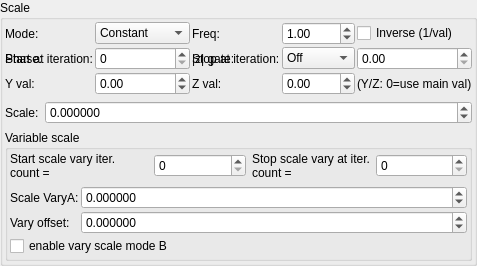
    <widget class="QGroupBox" name="groupBox_3">
     <property name="title">
      <string>Scale</string>
     </property>
     <layout class="QVBoxLayout" name="verticalLayout_5">
      <property name="leftMargin">
       <number>2</number>
      </property>
      <property name="topMargin">
       <number>2</number>
      </property>
      <property name="rightMargin">
       <number>2</number>
      </property>
      <property name="bottomMargin">
       <number>2</number>
      </property>
      <item>
       <layout class="QGridLayout" name="gridLayout_81">
        <property name="spacing">
         <number>2</number>
        </property>
        <item row="2" column="3">
         <widget class="MySpinBox" name="spinboxInt_transf_multiplier_stop_iter_2">
          <property name="sizePolicy">
           <sizepolicy hsizetype="Preferred" vsizetype="Maximum">
            <horstretch>0</horstretch>
            <verstretch>0</verstretch>
           </sizepolicy>
          </property>
          <property name="maximum">
           <number>999</number>
          </property>
         </widget>
        </item>
      <item row="1" column="0">
       <widget class="QLabel"><property name="text"><string>Mode:</string></property></widget>
      </item>
      <item row="1" column="1">
       <widget class="MyComboBox" name="comboBox_transf_multiplier_value_mode_2">
        <item><property name="text"><string notr="true">Constant</string></property></item>
        <item><property name="text"><string notr="true">Sine</string></property></item>
        <item><property name="text"><string notr="true">Ramp</string></property></item>
        <item><property name="text"><string notr="true">Exponential</string></property></item>
        <item><property name="text"><string notr="true">Triangle</string></property></item>
        <item><property name="text"><string notr="true">Square</string></property></item>
        <item><property name="text"><string notr="true">Smoothstep</string></property></item>
        <item><property name="text"><string notr="true">Noise</string></property></item>
        <item><property name="text"><string notr="true">Ping-pong</string></property></item>
        <item><property name="text"><string notr="true">Stepped</string></property></item>
       </widget>
      </item>
      <item row="1" column="2">
       <widget class="QLabel"><property name="text"><string>Freq:</string></property></widget>
      </item>
      <item row="1" column="3">
       <widget class="MyDoubleSpinBox" name="spinbox_transf_multiplier_frequency_2">
        <property name="minimum"><double>0.01</double></property><property name="maximum"><double>100.0</double></property>
        <property name="singleStep"><double>0.1</double></property><property name="value"><double>1.0</double></property>
       </widget>
      </item>
      <item row="1" column="4" colspan="2">
       <widget class="MyCheckBox" name="checkBox_transf_multiplier_inverse_2">
        <property name="text"><string>Inverse (1/val)</string></property>
       </widget>
      </item>
      <item row="2" column="0">
       <widget class="QLabel"><property name="text"><string>Phase:</string></property></widget>
      </item>
      <item row="2" column="1">
       <widget class="MyDoubleSpinBox" name="spinbox_transf_multiplier_phase_2">
        <property name="minimum"><double>-10.0</double></property><property name="maximum"><double>10.0</double></property>
        <property name="singleStep"><double>0.1</double></property><property name="value"><double>0.0</double></property>
       </widget>
      </item>
      <item row="2" column="2">
       <widget class="QLabel"><property name="text"><string>|z| gate:</string></property></widget>
      </item>
      <item row="2" column="3">
       <widget class="MyComboBox" name="comboBox_transf_multiplier_threshold_mode_2">
        <item><property name="text"><string notr="true">Off</string></property></item>
        <item><property name="text"><string notr="true">&gt; thresh</string></property></item>
        <item><property name="text"><string notr="true">&lt; thresh</string></property></item>
       </widget>
      </item>
      <item row="2" column="4" colspan="2">
       <widget class="MyDoubleSpinBox" name="spinbox_transf_multiplier_threshold_2">
        <property name="minimum"><double>0.0</double></property><property name="maximum"><double>1000.0</double></property>
        <property name="singleStep"><double>0.1</double></property><property name="value"><double>0.0</double></property>
       </widget>
      </item>
      <item row="3" column="0">
       <widget class="QLabel"><property name="text"><string>Y val:</string></property></widget>
      </item>
      <item row="3" column="1">
       <widget class="MyDoubleSpinBox" name="spinbox_transf_multiplier_scale_y_2">
        <property name="minimum"><double>-100.0</double></property><property name="maximum"><double>100.0</double></property>
        <property name="singleStep"><double>0.01</double></property><property name="value"><double>0.0</double></property>
       </widget>
      </item>
      <item row="3" column="2">
       <widget class="QLabel"><property name="text"><string>Z val:</string></property></widget>
      </item>
      <item row="3" column="3">
       <widget class="MyDoubleSpinBox" name="spinbox_transf_multiplier_scale_z_2">
        <property name="minimum"><double>-100.0</double></property><property name="maximum"><double>100.0</double></property>
        <property name="singleStep"><double>0.01</double></property><property name="value"><double>0.0</double></property>
       </widget>
      </item>
      <item row="3" column="4" colspan="2">
       <widget class="QLabel"><property name="text"><string notr="true">(Y/Z: 0=use main val)</string></property></widget>
      </item>
        <item row="2" column="2">
         <widget class="QLabel" name="label_53">
          <property name="text">
           <string>Stop at iteration:</string>
          </property>
         </widget>
        </item>
        <item row="2" column="1">
         <widget class="MySpinBox" name="spinboxInt_transf_multiplier_start_iter_2">
          <property name="sizePolicy">
           <sizepolicy hsizetype="Minimum" vsizetype="Maximum">
            <horstretch>0</horstretch>
            <verstretch>0</verstretch>
           </sizepolicy>
          </property>
          <property name="minimum">
           <number>0</number>
          </property>
          <property name="maximum">
           <number>999</number>
          </property>
          <property name="value">
           <number>0</number>
          </property>
         </widget>
        </item>
        <item row="2" column="0">
         <widget class="QLabel" name="label_73">
          <property name="text">
           <string>Start at iteration:</string>
          </property>
         </widget>
        </item>
       </layout>
      </item>
      <item>
       <layout class="QGridLayout" name="gridLayout_4" columnstretch="0,1">
        <item row="0" column="1">
         <widget class="MyDoubleSpinBox" name="spinbox_transf_scale">
          <property name="sizePolicy">
           <sizepolicy hsizetype="Minimum" vsizetype="Maximum">
            <horstretch>0</horstretch>
            <verstretch>0</verstretch>
           </sizepolicy>
          </property>
          <property name="prefix">
           <string/>
          </property>
          <property name="suffix">
           <string/>
          </property>
          <property name="decimals">
           <number>6</number>
          </property>
          <property name="minimum">
           <double>-99.998999999999995</double>
          </property>
          <property name="maximum">
           <double>99.998999999999995</double>
          </property>
          <property name="singleStep">
           <double>0.100000000000000</double>
          </property>
         </widget>
        </item>
        <item row="0" column="0">
         <widget class="QLabel" name="label_149">
          <property name="text">
           <string>Scale:</string>
          </property>
         </widget>
        </item>
       </layout>
      </item>
      <item>
       <widget class="QGroupBox" name="groupBox_4">
        <property name="title">
         <string>Variable scale</string>
        </property>
        <layout class="QVBoxLayout" name="verticalLayout_6">
         <property name="leftMargin">
          <number>2</number>
         </property>
         <property name="topMargin">
          <number>2</number>
         </property>
         <property name="rightMargin">
          <number>2</number>
         </property>
         <property name="bottomMargin">
          <number>2</number>
         </property>
         <item>
          <layout class="QHBoxLayout" name="horizontalLayout">
           <property name="topMargin">
            <number>0</number>
           </property>
           <item>
            <widget class="QLabel" name="label_74">
             <property name="text">
              <string>Start scale vary iter. count =</string>
             </property>
             <property name="wordWrap">
              <bool>true</bool>
             </property>
            </widget>
           </item>
           <item>
            <widget class="MySpinBox" name="spinboxInt_transf_start_iterations_X">
             <property name="sizePolicy">
              <sizepolicy hsizetype="Minimum" vsizetype="Maximum">
               <horstretch>0</horstretch>
               <verstretch>0</verstretch>
              </sizepolicy>
             </property>
             <property name="minimum">
              <number>0</number>
             </property>
             <property name="maximum">
              <number>999</number>
             </property>
             <property name="value">
              <number>0</number>
             </property>
            </widget>
           </item>
           <item>
            <widget class="QLabel" name="label_57">
             <property name="text">
              <string>Stop scale vary at iter. count =</string>
             </property>
             <property name="wordWrap">
              <bool>true</bool>
             </property>
            </widget>
           </item>
           <item>
            <widget class="MySpinBox" name="spinboxInt_transf_stop_iterations_X">
             <property name="sizePolicy">
              <sizepolicy hsizetype="Preferred" vsizetype="Maximum">
               <horstretch>0</horstretch>
               <verstretch>0</verstretch>
              </sizepolicy>
             </property>
             <property name="maximum">
              <number>999</number>
             </property>
            </widget>
           </item>
          </layout>
         </item>
         <item>
          <layout class="QGridLayout" name="gridLayout_31" columnstretch="0,1">
           <property name="spacing">
            <number>2</number>
           </property>
           <item row="3" column="0" colspan="2">
            <widget class="MyCheckBox" name="checkBox_transf_function_enabledM_false">
             <property name="text">
              <string>enable vary scale mode B</string>
             </property>
            </widget>
           </item>
           <item row="1" column="1">
            <widget class="MyDoubleSpinBox" name="spinbox_transf_scale_vary_0">
             <property name="sizePolicy">
              <sizepolicy hsizetype="Minimum" vsizetype="Maximum">
               <horstretch>0</horstretch>
               <verstretch>0</verstretch>
              </sizepolicy>
             </property>
             <property name="prefix">
              <string/>
             </property>
             <property name="suffix">
              <string/>
             </property>
             <property name="decimals">
              <number>6</number>
             </property>
             <property name="minimum">
              <double>-99.989999999999995</double>
             </property>
             <property name="maximum">
              <double>99.989999999999995</double>
             </property>
             <property name="singleStep">
              <double>0.100000000000000</double>
             </property>
            </widget>
           </item>
           <item row="2" column="0">
            <widget class="QLabel" name="label_150">
             <property name="text">
              <string>Vary offset:</string>
             </property>
            </widget>
           </item>
           <item row="2" column="1">
            <widget class="MyDoubleSpinBox" name="spinbox_transf_scaleB_1">
             <property name="sizePolicy">
              <sizepolicy hsizetype="Minimum" vsizetype="Maximum">
               <horstretch>0</horstretch>
               <verstretch>0</verstretch>
              </sizepolicy>
             </property>
             <property name="prefix">
              <string/>
             </property>
             <property name="suffix">
              <string/>
             </property>
             <property name="decimals">
              <number>6</number>
             </property>
             <property name="minimum">
              <double>-99.989999999999995</double>
             </property>
             <property name="maximum">
              <double>99.989999999999995</double>
             </property>
             <property name="singleStep">
              <double>0.100000000000000</double>
             </property>
            </widget>
           </item>
           <item row="1" column="0">
            <widget class="QLabel" name="label_144">
             <property name="text">
              <string>Scale VaryA:</string>
             </property>
            </widget>
           </item>
          </layout>
         </item>
        </layout>
       </widget>
      </item>
     </layout>
    </widget>
